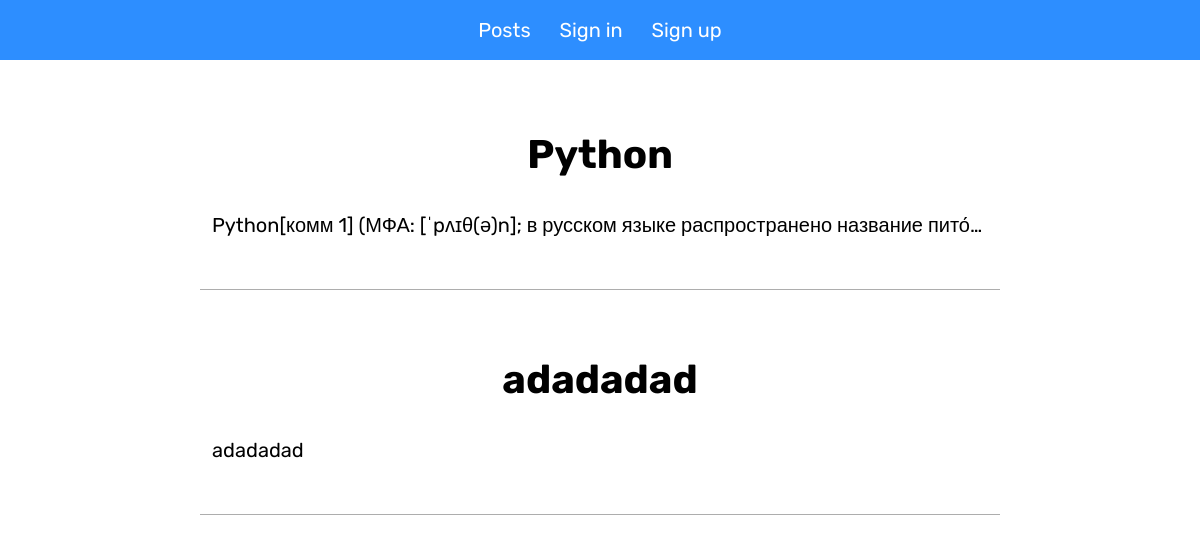
The page / on the database its author committed.
### postsfeed/apps/posts/models.py (models this page shows, shortened)
class Post(models.Model):
    title = models.CharField('title', max_length = 50)
    content = models.TextField('content')
    author_name = models.CharField('author_name', max_length = 50)
    publication_date = models.DateTimeField('publication_date', auto_now = True)
    class Meta:
        verbose_name = 'Post'
        verbose_name_plural = 'Posts'

### postsfeed/apps/posts/views.py (the view)
# urls.py: path('', views.posts, name = 'posts'),
def posts(request):
    sortedPostsByPublicationDate = Post.objects.order_by('-publication_date')
    return render(
        request,
        'posts/potsList.html',
        {
            'sortedPostsByPublicationDate': sortedPostsByPublicationDate
        }
    )

### postsfeed/templates/posts/potsList.html (shortened to what this page needs)
{% extends 'base.html' %}
{% load crispy_forms_tags %}
{% block content %}
<div style="margin: 20px 40px;">
  <div class="posts-container">
    {% if sortedPostsByPublicationDate %}
      {% for post in sortedPostsByPublicationDate %}
        <a class="post-link-container" href="{% url 'posts:specifiedPost' post.id %}">
          <div class="post">
            <h1 class="post__title">{{ post.title }}</h1>
            <p class="post__content">{{ post.content }}</p>
          </div>
        </a>
        <div class="post-limiter"></div>
      {% endfor %}
    {% else %}
      <div class="no-posts-block">No posts published! 😔</div>
    {% endif %}
  </div>
</div>
{% endblock %}

### postsfeed/templates/posts/potsList.html (style rules this page uses)
.posts-container { box-sizing: border-box; width: 800px; margin: auto; }
.post-link-container { color: black; }
.post { padding: 16px 12px; }
.post__title { font-size: 40px; text-align: center; padding: 8px 0; }
.post__content { font-size: 20px; white-space: nowrap; overflow: hidden; text-overflow: ellipsis; }
.post-limiter { border-bottom: 1px solid #adadad; margin: 16px 0; }

### postsfeed/templates/base.html (style rules this page uses)
html { width: 100%; height: calc(var(--vh, 1vh) * 100); --main-blue: #2d8eff; }
body { margin: 0; padding: 0; scroll-behavior: smooth; font-family: 'Rubik', sans-serif; }
a { text-decoration: none; }

### rows shown on the page
Post: title "Python", content "Python[комм 1] (МФА: [ˈpʌɪθ(ə)n]; в русском языке распространено название пито́…"
Post: title "adadadad", content "adadadad"
